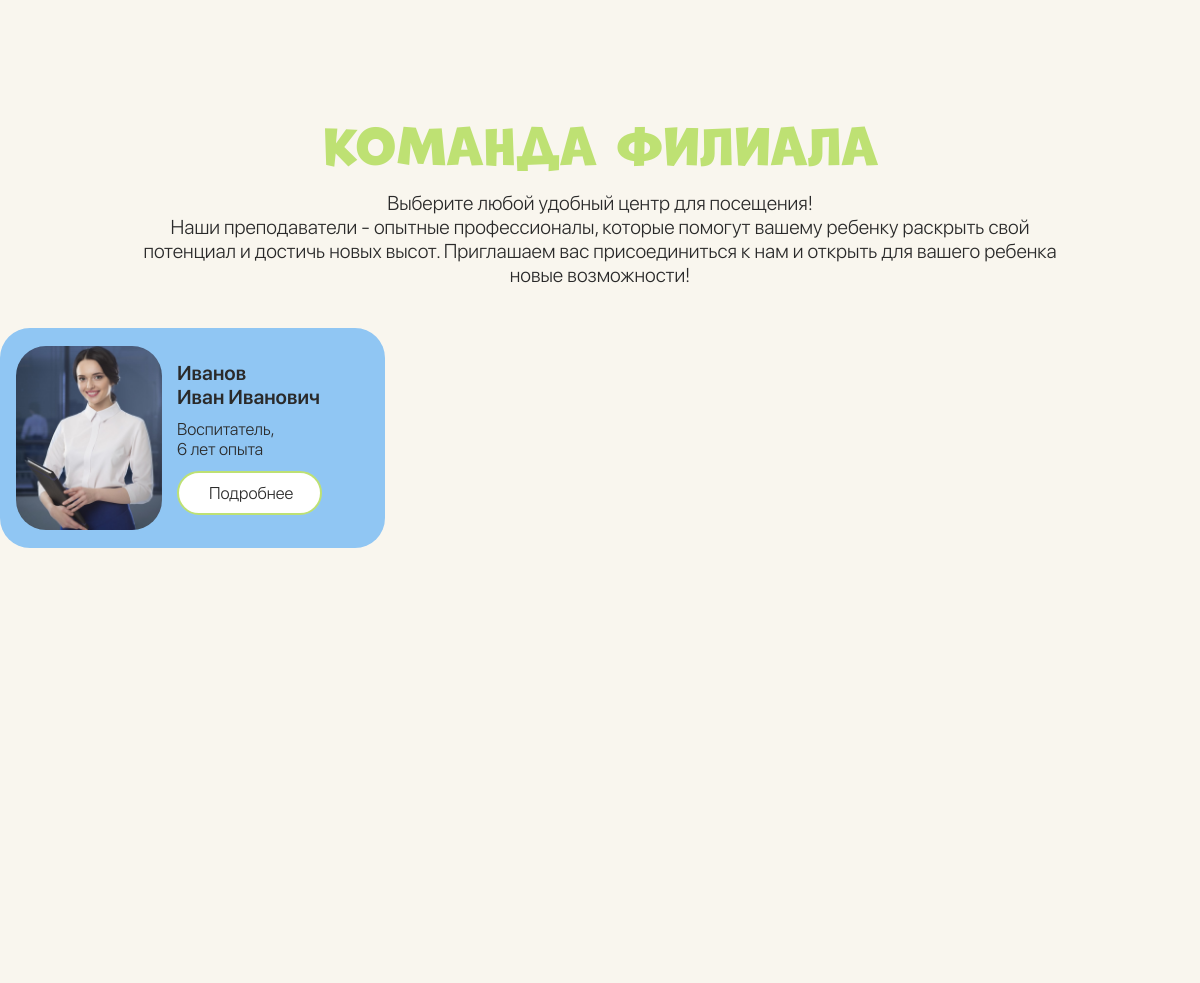
Before: /filial/testovyj-filial (middle part) with the older database file.
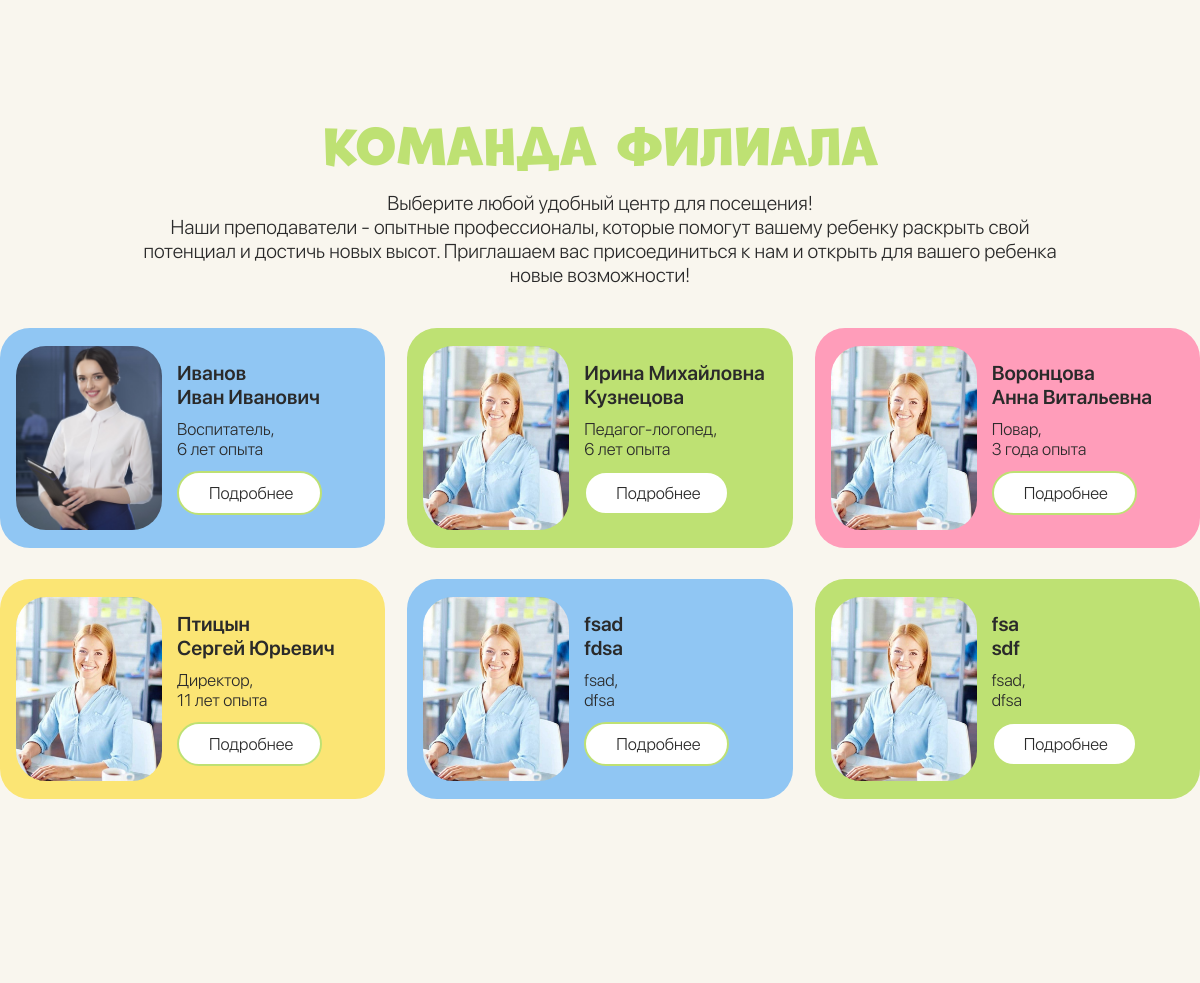
After: the same page with the newer database file.
### main/models.py (models this page shows, shortened)
class FilialsTeam(models.Model):
    firstname = models.CharField(verbose_name='Имя Отчество', max_length=200)
    lastname = models.CharField(verbose_name='Фамилия', max_length=100)
    status = models.CharField(verbose_name='Профессия', max_length=100)
    expirience = models.CharField(verbose_name='Количество опыта', max_length=50)
    quote = models.TextField(verbose_name='Цитата', null=True, blank=True)
    filials = models.ForeignKey(Filials, on_delete = models.DO_NOTHING)
    image = models.ImageField(verbose_name='Фотография', upload_to=path_filials_team, validators=[FileExtensionValidator(allowed_extensions=('png', 'jpg', 'webp', 'jpeg', 'gif'))])
    description = models.TextField(verbose_name='Описание', null=True, blank=True)
    callToAction = models.TextField(verbose_name='Призыв к действию', null=True, blank=True)
    class Meta:
        verbose_name_plural = "Работники филиалов"

### main/views.py (the view, shortened to what this page needs)
# urls.py: path('filial/<slug:filial_slug>', filial, name='filial'),
def filial(request, filial_slug):
    filialId = Filials.objects.filter(slug=filial_slug)[0].id
    context = {
        'filial': Filials.objects.filter(slug=filial_slug)[0],
        'filial_news': FilialsNews.objects.filter(filials_id=filialId),
        'filial_team': FilialsTeam.objects.filter(filials_id=filialId),
        'filial_form': ExcursionFilialForm(),
    }
    return render(request, 'main/filial.html', context)

### main/templates/main/filial.html (shortened to what this page needs)
{% extends "base.html" %}
{% load static %}
{% block content %}
<section>
  <div class="wrapper">
    <div class="team">
      <h2 class="team__title">Команда филиала</h2>
      <div class="team__undertitle">
        <p>Выберите любой удобный центр для посещения!</br>Наши преподаватели - опытные профессионалы, которые помогут вашему ребенку раскрыть свой потенциал и достичь новых высот. Приглашаем вас присоединиться к нам и открыть для вашего ребенка новые возможности!</p>
      </div>
      <div class="team__items">
        {% for item in filial_team %}
        <div class="team__item">
          <div class="team__image">
            <img src="{{item.image.url}}" alt="{{item.image.url}}">
          </div>
          <div class="team__description">
            <div class="team__info">
              <p class="team__lastname">{{item.lastname}}</p>
              <p class="team__firstname">{{item.firstname}}</p>
              <p class="team__status">{{item.status}},</p>
              <p class="team__expirience">{{item.expirience}}</p>
            </div>
            <button data-id="{{item.id}}" class="team__more team__more-button">Подробнее</button>
          </div>
        </div>
        {% endfor %}
      </div>
    </div>
  </div>
</section>
{% endblock content %}

Changed rows visible on the page:
added FilialsTeam: image (picture), lastname "Ирина Михайловна", firstname "Кузнецова", status "Педагог-логопед", expirience "6 лет опыта"
added FilialsTeam: image (picture), lastname "Воронцова", firstname "Анна Витальевна", status "Повар", expirience "3 года опыта"
added FilialsTeam: image (picture), lastname "Птицын", firstname "Сергей Юрьевич", status "Директор", expirience "11 лет опыта"
added FilialsTeam: image (picture), lastname "fsad", firstname "fdsa", status "fsad", expirience "dfsa"
added FilialsTeam: image (picture), lastname "fsa", firstname "sdf", status "fsad", expirience "dfsa"
